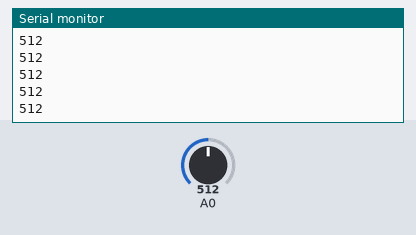
Bench run of a sketch on a simulated Arduino Uno, built with avr-gcc and run on an emulated ATmega328P. Shown: the last lines printed to the serial monitor. The inputs (shaded band) are chosen by the test bench; at power-on: A0 = 512.

Above: at 1.2 s.
1.3 s: A0 set to 716
At 2.0 s:
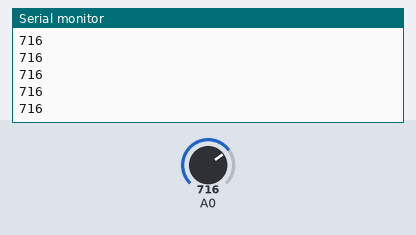
2.8 s: A0 set to 900
At 3.8 s:
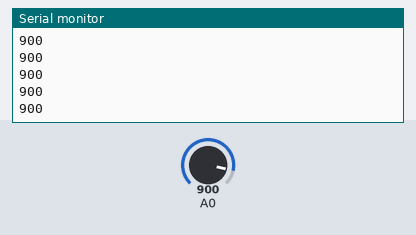
Timing chart, 0 to 5.8 s (numbered marks = the images above; inputs shaded):
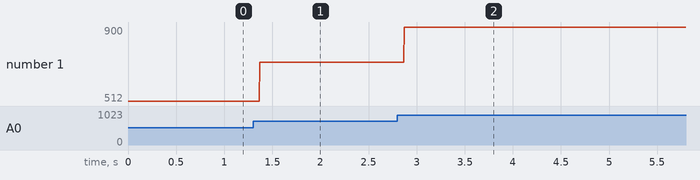

Measured:
- after the input at 1.3 s, the serial monitor: prints a new line after 0.07 s (image 1)
- after the input at 2.8 s, the serial monitor: prints a new line after 0.07 s (image 2)
- plotted number 1: 512 → 716 after the input at 1.3 s, 716 → 900 after the input at 2.8 s

The sketch:

low_pass1.ino
```cpp
void setup() {
  // put your setup code here, to run once:
  pinMode(A0,INPUT);
  pinMode(A1,INPUT);
  Serial.begin(9600);

}

void loop() {
  // put your main code here, to run repeatedly:
  Serial.println(analogRead(A0));
//  Serial.print("   ");
//  Serial.println(analogRead(A1));
}
```
